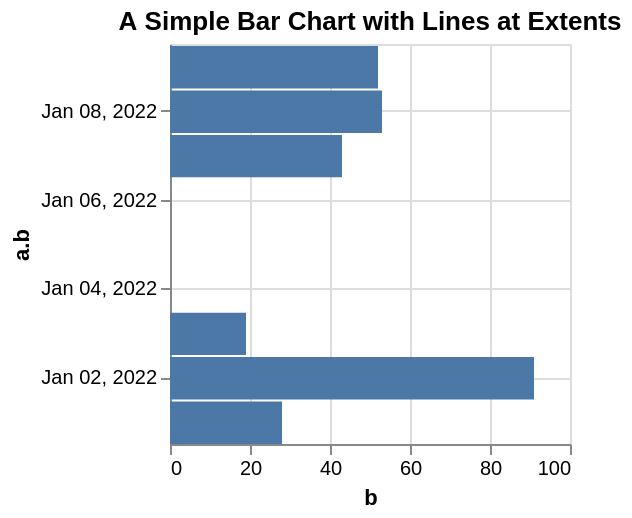

Here is the Vega-Lite specification saved for this chart:
### Vega specification from a JSON file in a GitHub repository (floating-point values rounded to 4 significant figures)
{"$schema": "https://vega.github.io/schema/vega/v5.json", "background": "white", "padding": 5, "width": 200, "height": 200, "title": {"text": "A Simple Bar Chart with Lines at Extents", "frame": "group"}, "style": "cell", "data": [{"name": "source_0", "values": [{"a.b": "2022-01-01", "b": 28}, {"a.b": "2022-01-04", "b.b": 55}, {"a.b": "2022-01-07", "b": 43}, {"a.b": "2022-01-02", "b": 91}, {"a.b": "2022-01-05", "b.b": 81}, {"a.b": "2022-01-08", "b": 53}, {"a.b": "2022-01-03", "b": 19}, {"a.b": "2022-01-06", "b.b": 87}, {"a.b": "2022-01-09", "b": 52}]}, {"name": "data_0", "source": "source_0", "transform": [{"type": "formula", "expr": "toDate(datum[\"a.b\"])", "as": "a.b"}, {"type": "formula", "expr": "utcOffset('date', datum['a.b'], 1)", "as": "a.b_end"}, {"type": "formula", "expr": "0.5 * utcOffset('date', datum['a.b'], -1) + 0.5 * datum['a.b']", "as": "a.b_offsetted_rect_start"}, {"type": "formula", "expr": "0.5 * datum['a.b'] + 0.5 * datum['a.b_end']", "as": "a.b_offsetted_rect_end"}, {"type": "stack", "groupby": ["a\\.b"], "field": "b", "sort": {"field": [], "order": []}, "as": ["b_start", "b_end"], "offset": "zero"}, {"type": "filter", "expr": "isValid(datum[\"b\"]) && isFinite(+datum[\"b\"]) && (isDate(datum[\"a.b\"]) || (isValid(datum[\"a.b\"]) && isFinite(+datum[\"a.b\"])))"}]}], "marks": [{"name": "marks", "type": "rect", "style": ["bar"], "from": {"data": "data_0"}, "encode": {"update": {"fill": {"value": "#4c78a8"}, "ariaRoleDescription": {"value": "bar"}, "description": {"signal": "\"b: \" + (format(datum[\"b\"], \"\")) + \"; a.b: \" + (timeFormat(datum[\"a.b\"], timeUnitSpecifier([\"year\",\"month\",\"date\"], {\"year-month\":\"%b %Y \",\"year-month-date\":\"%b %d, %Y \"})))"}, "x": {"scale": "x", "field": "b_end"}, "x2": {"scale": "x", "field": "b_start"}, "y2": {"scale": "y", "field": "a\\.b_offsetted_rect_start", "offset": {"signal": "0.5 + (abs(scale(\"y\", datum[\"a.b_end\"]) - scale(\"y\", datum[\"a.b\"])) < 0.25 ? 0.5 * (0.25 - (abs(scale(\"y\", datum[\"a.b_end\"]) - scale(\"y\", datum[\"a.b\"])))) : -0.5)"}}, "y": {"scale": "y", "field": "a\\.b_offsetted_rect_end", "offset": {"signal": "0.5 + (abs(scale(\"y\", datum[\"a.b_end\"]) - scale(\"y\", datum[\"a.b\"])) < 0.25 ? -0.5 * (0.25 - (abs(scale(\"y\", datum[\"a.b_end\"]) - scale(\"y\", datum[\"a.b\"])))) : 0.5)"}}}}}], "scales": [{"name": "x", "type": "linear", "domain": {"data": "data_0", "fields": ["b_start", "b_end"]}, "range": [0, {"signal": "width"}], "nice": true, "zero": true}, {"name": "y", "type": "utc", "domain": {"data": "data_0", "fields": ["a\\.b_offsetted_rect_start", "a\\.b_offsetted_rect_end"]}, "range": [{"signal": "height"}, 0]}], "axes": [{"scale": "x", "orient": "bottom", "gridScale": "y", "grid": true, "tickCount": {"signal": "ceil(width/40)"}, "domain": false, "labels": false, "aria": false, "maxExtent": 0, "minExtent": 0, "ticks": false, "zindex": 0}, {"scale": "y", "orient": "left", "gridScale": "x", "grid": true, "tickCount": {"signal": "ceil(height/40)"}, "tickMinStep": {"signal": "datetime(2001, 0, 2, 0, 0, 0, 0) - datetime(2001, 0, 1, 0, 0, 0, 0)"}, "domain": false, "labels": false, "aria": false, "maxExtent": 0, "minExtent": 0, "ticks": false, "zindex": 0}, {"scale": "x", "orient": "bottom", "grid": false, "title": "b", "labelFlush": true, "labelOverlap": true, "tickCount": {"signal": "ceil(width/40)"}, "zindex": 0}, {"scale": "y", "orient": "left", "grid": false, "title": "a.b", "format": {"signal": "timeUnitSpecifier([\"year\",\"month\",\"date\"], {\"year-month\":\"%b %Y \",\"year-month-date\":\"%b %d, %Y \"})"}, "labelOverlap": true, "tickCount": {"signal": "ceil(height/40)"}, "tickMinStep": {"signal": "datetime(2001, 0, 2, 0, 0, 0, 0) - datetime(2001, 0, 1, 0, 0, 0, 0)"}, "zindex": 0}]}
